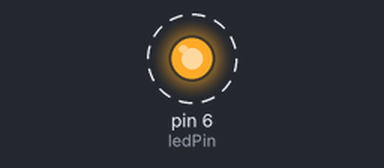
This sketch was run on a simulated Arduino Uno, built with avr-gcc and run on an emulated ATmega328P. On the bench: output pins drawn as LEDs (lit = HIGH). Dashed ring = blinking.

Above: at 0.05 s.
Timing chart, 0 to 3.0 s (numbered marks = the images above):
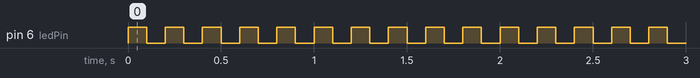

Measured:
- by itself, pin 6 (ledPin): alternates HIGH for 0.10 s and LOW for 0.10 s

The sketch:

blink_led.ino
```cpp
const int ledPin = 6;

void setup() {
  pinMode(ledPin, OUTPUT);
}

void loop() {
  digitalWrite(ledPin, HIGH);
  delay(100);
  digitalWrite(ledPin, LOW);
  delay(100);
}
```
